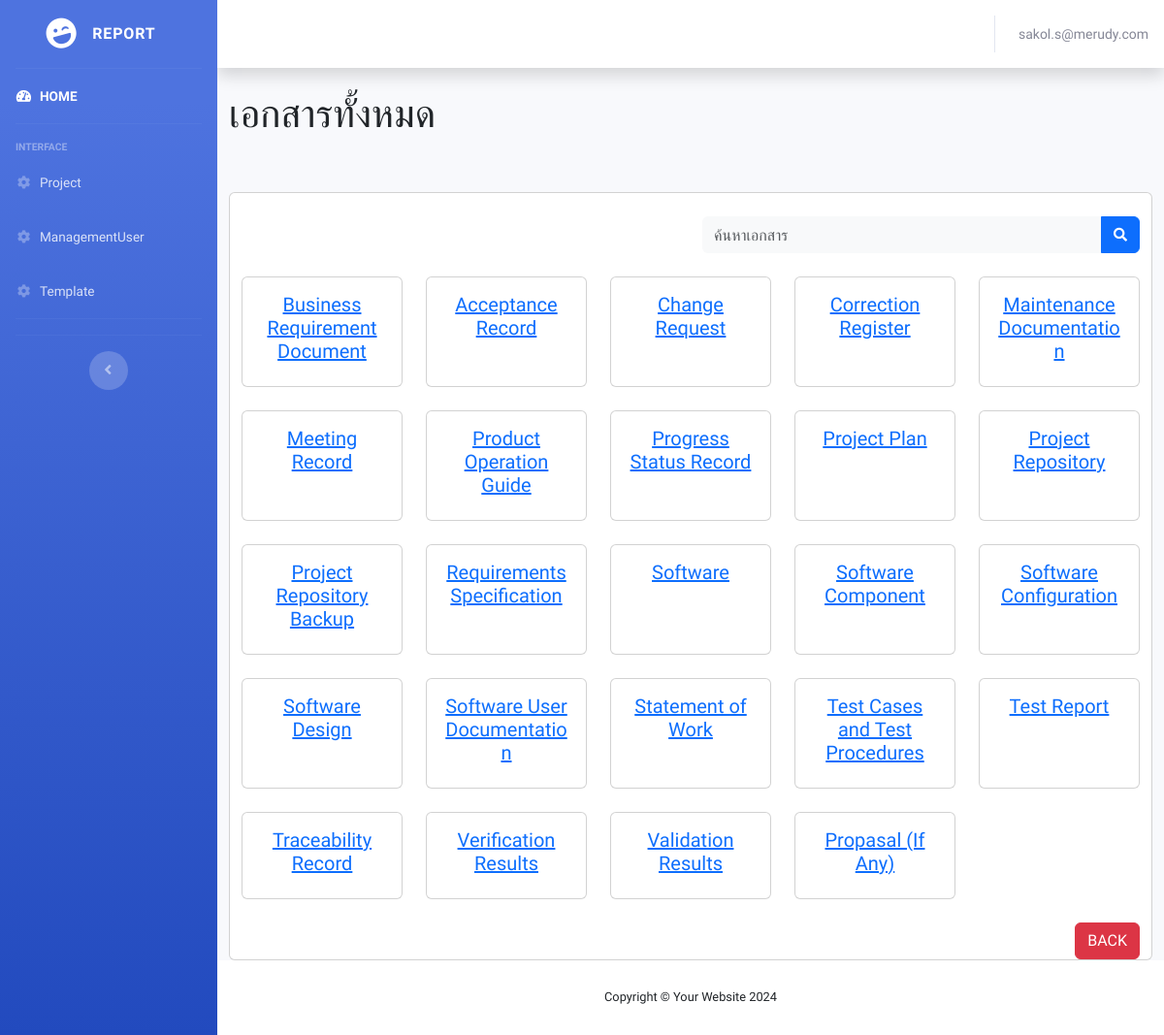
/listdocument.php (signed in), run on the app's committed database.
### tables this page shows
CREATE TABLE `tb_template` (
  `template_id` int(11) NOT NULL,
  `template_name` varchar(255) NOT NULL,
  `template_path` varchar(255) NOT NULL
);

### connect/function.php (called while the page is built, shortened)
<?php
class dbh
{
	protected function connect()
	{
		$con = new mysqli($this->host = "localhost", $this->Username = "root", $this->password = "", $this->db = "projectscg");
		$con->set_charset("utf8");
		return $con;
	}
}
class User extends dbh
{
	public function getalltem()
	{
		$sql = "SELECT * FROM tb_template";
		$result = $this->connect()->query($sql);
		$numROW = $result->num_rows;
		if ($numROW > 0) {
			while ($row = $result->fetch_assoc()) {
				$data[] = $row;
			}
			return $data;
		}
	}
}
?>

### listdocument.php (the view, shortened to what this page needs)
<!DOCTYPE html>
<html lang="en">
<head>
    <link href="vendor/fontawesome-free/css/all.min.css" rel="stylesheet" type="text/css">
    <link href="css/sb-admin-2.min.css" rel="stylesheet">
    <link href="https://cdn.jsdelivr.net/npm/bootstrap@5.3.1/dist/css/bootstrap.min.css" rel="stylesheet">
    <link rel="stylesheet" href="css\style.css">
</head>
<?php
include 'connect/function.php';
$user = new User();
?>
<body id="page-top">
    <div id="wrapper">
        <?php
        include 'navbar.php';
        ?>
        <div id="content-wrapper" class="d-flex flex-column">
            <div id="content">
                <?php
                include 'topbar.php';
                ?>
                <div class="container-fluid">
                    <div class="d-sm-flex align-items-center justify-content-between mb-4">
                        <h1 class="">เอกสารทั้งหมด</h1>
                    </div>
                    <br>
                    <div class="row">
                        <div>
                            <div class="card">
                                <div class="container">
                                    <div class="row text-center">
                                        <div class="col-6">
                                        </div>
                                        <div class="col-6">
                                            <br>
                                            <form>
                                                <div class="input-group">
                                                    <input type="text" id="searchInput" placeholder="ค้นหาเอกสาร"
                                                        class="form-control bg-light border-0 small" aria-label="Search"
                                                        aria-describedby="basic-addon2">
                                                    <div class="input-group-append">
                                                        <button class="btn btn-primary" type="button">
                                                            <i class="fas fa-search fa-sm"></i>
                                                        </button>
                                                    </div>
                                                </div>
                                            </form>
                                            <br>
                                        </div>
                                        <div class="container">
                                            <div class="row row-cols-1 row-cols-md-5 g-4">
                                                <?php
                                                $getuser = $user->getalltem();
                                                if (is_array($getuser) || is_object($getuser)) {
                                                    foreach ($getuser as $i => $rowre) {
                                                        if (isset ($rowre)) {
                                                            ?>
                                                            <div class="col">
                                                                <div class="card h-100">
                                                                    <div class="card-body">
                                                                        <h5 class="card-title">
                                                                            <a
                                                                                href="input.php?project_name=<?php echo urlencode($project_name); ?>&template_name=<?php echo urlencode($rowre['template_name']); ?>">
                                                                                <?php echo $rowre['template_name']; ?>
                                                                            </a>
                                                                        </h5>
                                                                    </div>
                                                                </div>
                                                            </div>
                                                            <?php
                                                        }
                                                    }
                                                }
                                                ?>
                                            </div>
                                            <br>
                                        </div>
                                        <a href="listmenu.php?project_name=<?php echo urlencode($project_name); ?>"><button
                                                class="btn btn-danger float-right">BACK</button> </a>
                                    </div>
                                </div>
                            </div>
                        </div>
                    </div>
                </div>
            </div>
            <?php
            include 'footer.php';
            ?>
        </div>
    </div>
</body>
</html>

### css/style.css (style rules this page uses)
body { font-family: "Prompt", sans-serif; background-color: #fff; }
h1, h2, h3, h4, h5, h6, .h1, .h2, .h3, .h4, .h5, .h6 { font-family: "Prompt", sans-serif; }
a { -webkit-transition: .3s all ease; -o-transition: .3s all ease; transition: .3s all ease; }

### data on the page
tb_template: template_name "Business Requirement Document"
tb_template: template_name "Acceptance Record"
tb_template: template_name "Change Request"
tb_template: template_name "Correction Register"
tb_template: template_name "Maintenance Documentation"
tb_template: template_name "Meeting Record"
tb_template: template_name "Product Operation Guide"
tb_template: template_name "Progress Status Record"
tb_template: template_name "Project Plan"
tb_template: template_name "Project Repository"
tb_template: template_name "Project Repository Backup"
tb_template: template_name "Requirements Specification"
tb_template: template_name "Software"
tb_template: template_name "Software Component"
tb_template: template_name "Software Configuration"
tb_template: template_name "Software Design"
tb_template: template_name "Software User Documentation"
tb_template: template_name "Statement of Work"
tb_template: template_name "Test Cases and Test Procedures"
tb_template: template_name "Test Report"
tb_template: template_name "Traceability Record"
tb_template: template_name "Verification Results"
tb_template: template_name "Validation Results"
tb_template: template_name "Propasal (If Any)"

### other printed values
$member_email "sakol.s@merudy.com"
